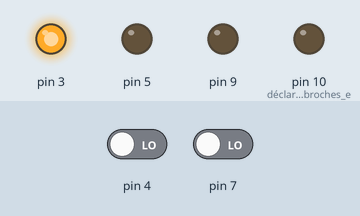
The sketch below on a simulated Arduino Uno, built with avr-gcc and run on an emulated ATmega328P. On the bench: output pins drawn as LEDs (lit = HIGH). Inputs (shaded band) come from the test bench; at power-on: pin 4 LOW, pin 7 LOW.

Above: at 1.2 s.
1.3 s: pin 4 driven HIGH
At 2.5 s:
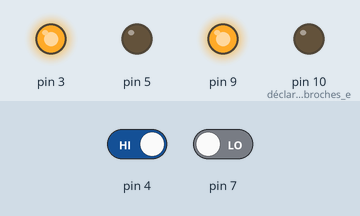
2.8 s: pin 4 driven LOW
At 3.8 s:
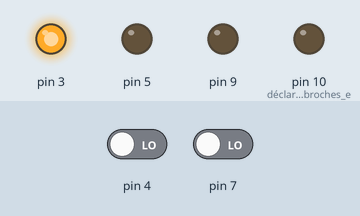
4.3 s: pin 7 driven HIGH
At 4.9 s:
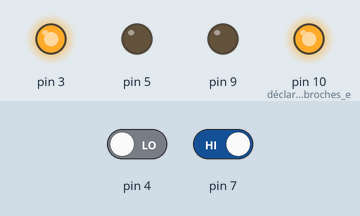
5.8 s: pin 7 driven LOW
At 6.1 s:
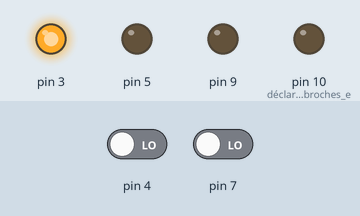
Timing chart, 0 to 8.3 s (numbered marks = the images above; inputs shaded):
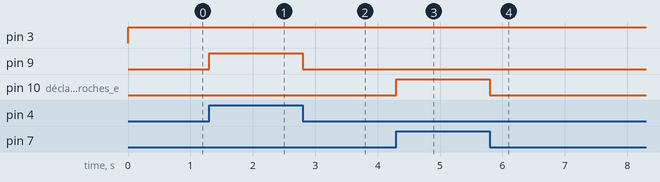

Measured:
- after the input at 1.3 s, pin 9: LOW → HIGH at once
- after the input at 2.8 s, pin 9: HIGH → LOW at once
- after the input at 4.3 s, pin 10 (déclaration_des_broches_e): LOW → HIGH at once
- after the input at 5.8 s, pin 10 (déclaration_des_broches_e): HIGH → LOW at once

The sketch:

Siege_arduino.ino
```cpp
#include <Ultrasonic.h>
int BSH;
int BSB;//déclaration des boutons
Ultrasonic ultrasonic(8);//déclaration de la broche capteur ultrason
void setup() {
  pinMode(2, INPUT);
  pinMode(3, OUTPUT);
  pinMode(4, INPUT);
  pinMode(5, OUTPUT);
  pinMode(7, INPUT);
  pinMode(9, OUTPUT);
  pinMode(10, OUTPUT);//déclaration des broches entrée et sortie

}
void loop() {
  digitalWrite(3,HIGH);//activation pont en H
  BSH = digitalRead(4);//affectation de la valeur de la broche 4 à BSH
  while (BSH==1){//tant que bouton haut appuyé
  BSH = digitalRead(4);
  digitalWrite(9, HIGH);
  digitalWrite(10, LOW);//faire tourner le moteur dans un sens
  }
  BSB = digitalRead(7);//affectation de la valeur de la broche 7 à BSB
  while (BSB==1){
  BSB = digitalRead(7);
  digitalWrite(9, LOW);
  digitalWrite(10, HIGH);//faire tourner le moteur dans l'autre sens
  }
  digitalWrite(9, LOW);
  digitalWrite(10, LOW);//ne pas faire tourner le moteur si aucuns bouton appuyé
}
```
